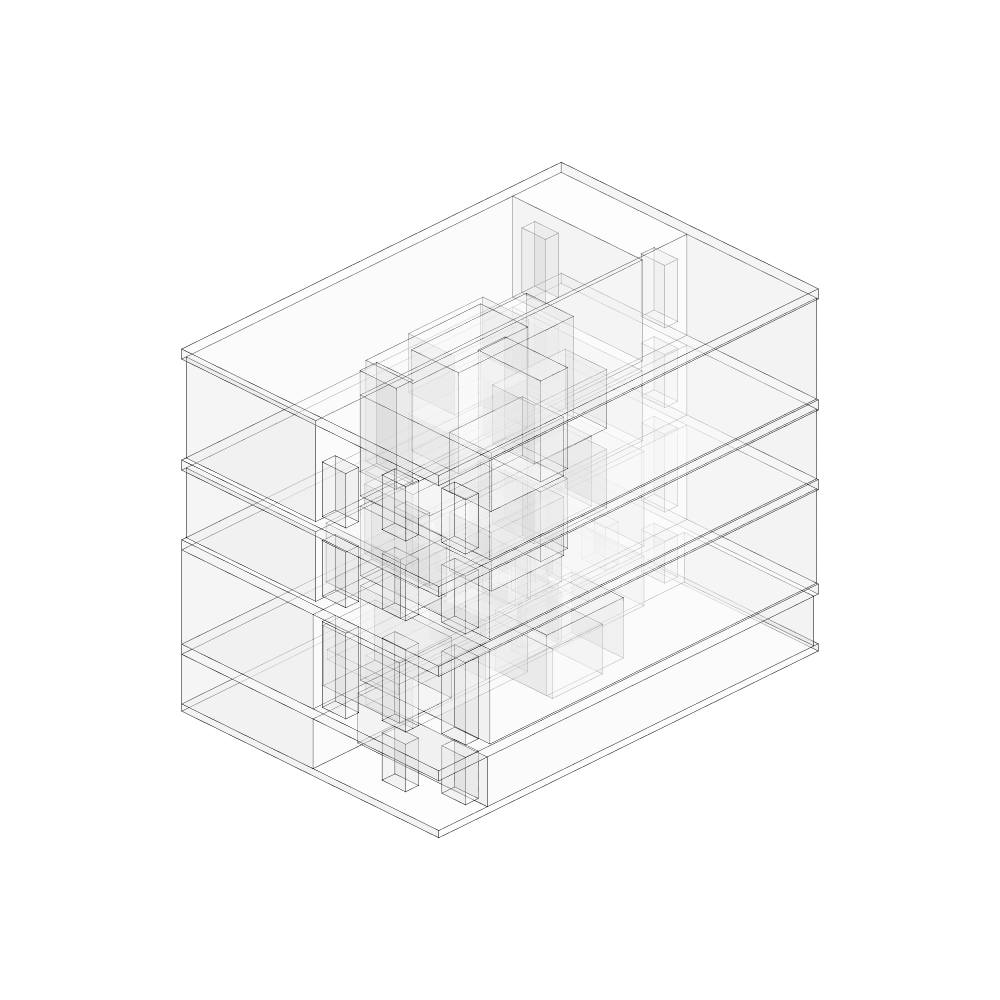

The notebook cell this image was saved under:
### Markdown cell above
## 12. Show the simplified IFC model (bounding boxes)

### Code cell
Topology.Show(
    spatial_boxes,
    faceOpacity=0.2,
    backgroundColor=GRAPH_BG_LIGHT,
    camera=CAM_STACK,
    center=CAM_STACK_CTR,
    up=CAM_STACK_UP,
    projection=CAM_STACK_PRJ,
    width=1000, height=1000,
    renderer=renderer
)
